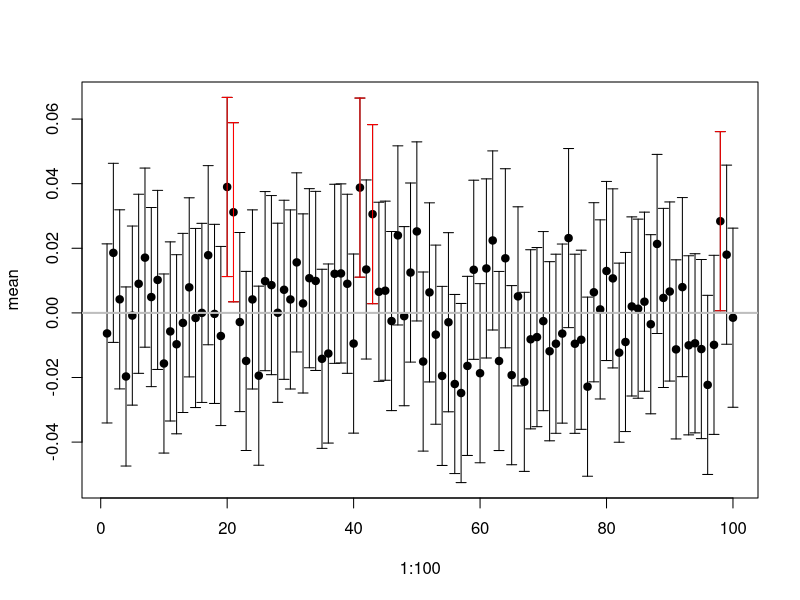

Here is the R script that generated this plot:
## ---- chunk 1
knitr::opts_chunk$set(echo = TRUE)
## ---- chunk 2
set.seed(1234)

# 100 samples of 1000 sampled units
N <- 100
sims <- replicate(N, rnorm(5000, 0, 1))
## ---- chunk 3
# mean
mean <- apply(sims, 2, mean)

# absolute bias
bias <- abs(mean - 0)

# standard error
se <- 1/sqrt(5000)

# lower bound of the 95% confidence interval
ci_lower <- mean - qt(.975, 4999)*se

# upper bound of the 95% confidence interval
ci_upper <- mean + qt(.975, 4999)*se
## ---- chunk 4
# find 5 CIs don't cover the true mean
index <- which(ci_lower > 0 | ci_upper < 0)

# plot all sample means with CI
plot(1:100, mean, ylim = range(c(ci_lower, ci_upper)), pch = 19)
arrows(1:100, ci_lower, 1:100, ci_upper, 
       length = 0.05, angle = 90, code = 3)

# mark 5 CIs as red
arrows(index, ci_lower[index], index, ci_upper[index], 
       length = 0.05, angle = 90, code = 3, col = "red")

# add a line of the true mean
abline(h = 0, lwd = 2, col = "grey")
## ---- chunk 5
tbl <- matrix(c(index, mean[index], bias[index], ci_lower[index], ci_upper[index]), 
       nrow = 5)
colnames(tbl) <- c("index", "mean", "bias", "lower", "upper")
tbl
